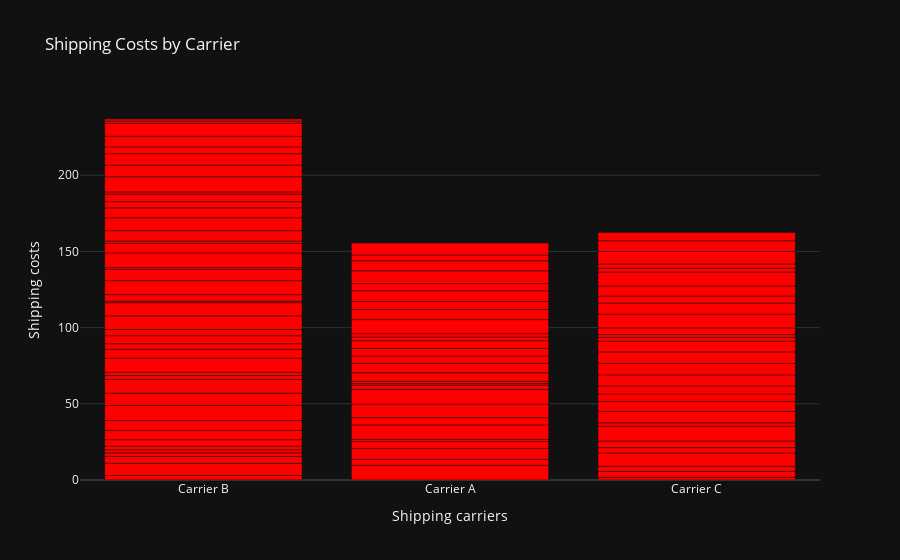

The code cell stored with this chart in its notebook:
### Markdown cell above
### Shipping Cost By Carrier

### Code cell
shipping_cost_chart = px.bar(data, x='Shipping carriers', 
                             y='Shipping costs', 
                             title='Shipping Costs by Carrier')
shipping_cost_chart.update_traces(marker_color='red')
shipping_cost_chart.show()

### Figure 1 — Plotly figure (JSON) as saved in the notebook; plotly's stock layout.template omitted (floating-point values rounded to 4 significant figures)
{"data": [{"alignmentgroup": "True", "hovertemplate": "Shipping carriers=%{x}<br>Shipping costs=%{y}<extra></extra>", "legendgroup": "", "marker": {"color": "red", "pattern": {"shape": ""}}, "name": "", "offsetgroup": "", "orientation": "v", "showlegend": false, "textposition": "auto", "type": "bar", "x": ["Carrier B", "Carrier A", "Carrier B", "Carrier C", "Carrier A", "Carrier B", "Carrier C", "Carrier B", "Carrier C", "Carrier A", "Carrier C", "Carrier A", "Carrier A", "Carrier A", "Carrier B", "Carrier B", "Carrier B", "Carrier C", "Carrier C", "Carrier A", "Carrier A", "Carrier B", "Carrier A", "Carrier A", "Carrier C", "Carrier C", "Carrier B", "Carrier C", "Carrier B", "Carrier B", "Carrier B", "Carrier B", "Carrier C", "Carrier C", "Carrier A", "Carrier C", "Carrier B", "Carrier A", "Carrier B", "Carrier A", "Carrier C", "Carrier B", "Carrier C", "Carrier B", "Carrier C", "Carrier B", "Carrier B", "Carrier B", "Carrier C", "Carrier C", "Carrier A", "Carrier A", "Carrier B", "Carrier B", "Carrier B", "Carrier A", "Carrier C", "Carrier B", "Carrier A", "Carrier B", "Carrier C", "Carrier C", "Carrier C", "Carrier A", "Carrier C", "Carrier C", "Carrier A", "Carrier C", "Carrier B", "Carrier B", "Carrier B", "Carrier A", "Carrier A", "Carrier B", "Carrier A", "Carrier C", "Carrier A", "Carrier B", "Carrier B", "Carrier B", "Carrier C", "Carrier B", "Carrier A", "Carrier B", "Carrier A", "Carrier C", "Carrier B", "Carrier A", "Carrier A", "Carrier B", "Carrier B", "Carrier B", "Carrier B", "Carrier C", "Carrier B", "Carrier B", "Carrier C", "Carrier A", "Carrier B", "Carrier B"], "xaxis": "x", "y": [2.957, 9.717, 8.054, 1.73, 3.891, 4.444, 3.881, 2.348, 3.405, 7.167, 8.673, 4.524, 1.325, 9.537, 2.04, 2.422, 4.191, 3.585, 4.339, 4.743, 8.878, 6.038, 9.568, 2.925, 9.741, 2.231, 6.508, 7.407, 9.898, 8.101, 8.955, 2.68, 6.599, 4.858, 1.019, 5.288, 2.108, 1.533, 9.236, 5.563, 7.23, 5.773, 7.526, 3.694, 7.577, 5.215, 4.071, 8.979, 7.096, 2.506, 6.248, 4.783, 8.631, 1.013, 4.305, 5.014, 1.774, 9.161, 4.938, 7.294, 4.381, 9.03, 7.292, 2.458, 4.585, 6.581, 2.216, 9.148, 1.194, 9.705, 6.316, 9.228, 6.6, 1.513, 5.238, 2.474, 7.055, 6.781, 8.467, 6.496, 2.833, 4.066, 4.708, 4.95, 8.382, 8.249, 1.454, 6.576, 3.801, 9.93, 7.674, 7.472, 4.47, 7.006, 6.943, 8.63, 5.353, 7.905, 1.41, 1.311], "yaxis": "y"}], "layout": {"barmode": "relative", "legend": {"tracegroupgap": 0}, "title": {"text": "Shipping Costs by Carrier"}, "xaxis": {"anchor": "y", "domain": [0, 1], "title": {"text": "Shipping carriers"}}, "yaxis": {"anchor": "x", "domain": [0, 1], "title": {"text": "Shipping costs"}}}}
